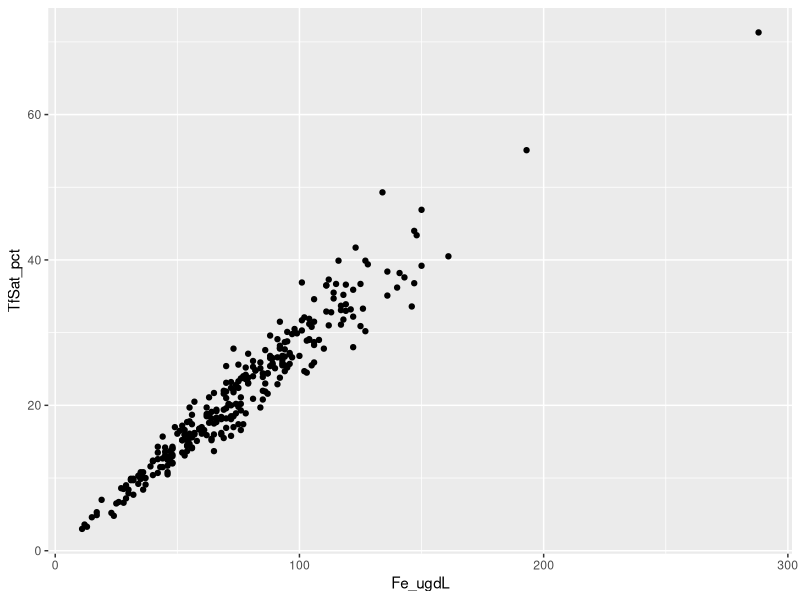

Reproduce this figure in R.
## ---- chunk 1
knitr::opts_chunk$set(echo = FALSE)
library(tidyverse)
## ---- chunk 2
nhanes <- read_csv("data/NHANES_FeMarkers_3to5y.csv")
## ---- chunk 3
summary(nhanes)
## ---- chunk 4
ggplot(nhanes, aes(x = Fe_ugdL, y = TfSat_pct)) +
  geom_point()
